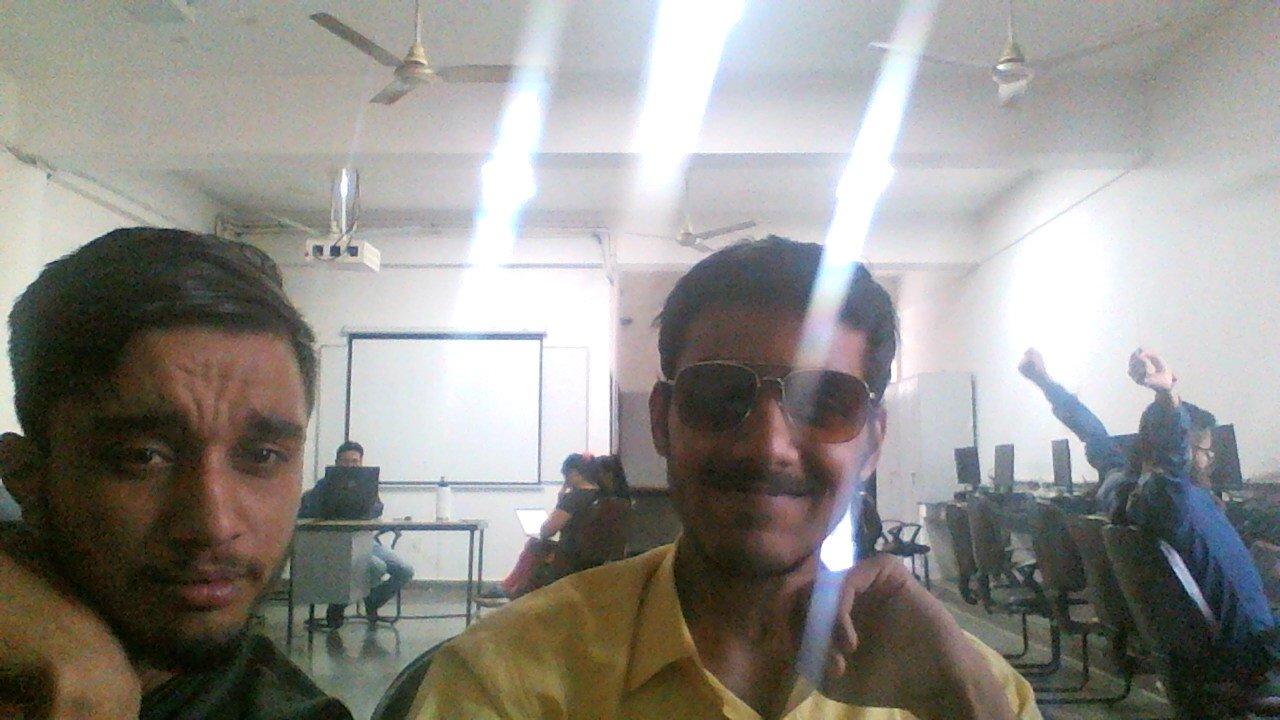
#> input picture photos/vy.jpg, 1280 x 720 px
$ python facedetection.py
#> lines starting #> are read from the running program, lines starting #| are printed output that depends on the picture
### rescale.py
import cv2 as cv

def rescale_Frames(frame,scale=0.45):
#> called with scale = 0.45
    width = int(frame.shape[1] * scale)
#> width = 576
    height = int(frame.shape[0] * scale)
#> height = 324
    dimensions = (width ,height)
#> dimensions = (576, 324)
    return cv.resize(frame,dimensions,interpolation=cv.INTER_AREA)

### facedetection.py
import cv2 as cv
import rescale
img = rescale.rescale_Frames(cv.imread("photos/vy.jpg"))
# cv.imshow(img)
gray = cv.cvtColor(img,cv.COLOR_BGR2GRAY)
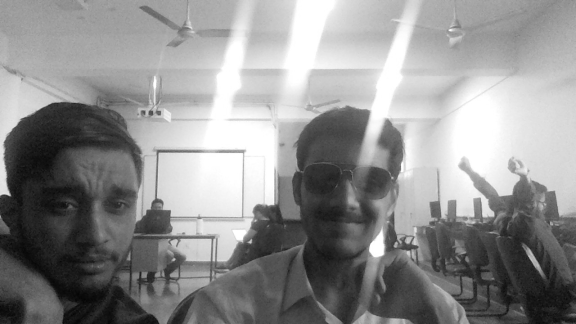
#> gray: shape (324, 576); min 4, max 255, mean 143.4
cv.imshow("without detection",img)

haar_cascade = cv.CascadeClassifier("xml/haar_face.xml")

faces_rect = haar_cascade.detectMultiScale(gray,scaleFactor=1.1,minNeighbors=3)
#> faces_rect = [[27, 154, 128, 128], [286, 135, 121, 121]]
print (len(faces_rect))
#| 2

for (x,y,w,h) in faces_rect:
    cv.rectangle(img,(x,y),(x+w,y+h),(0,255,0),thickness=2)
#> this loop made 2 passes
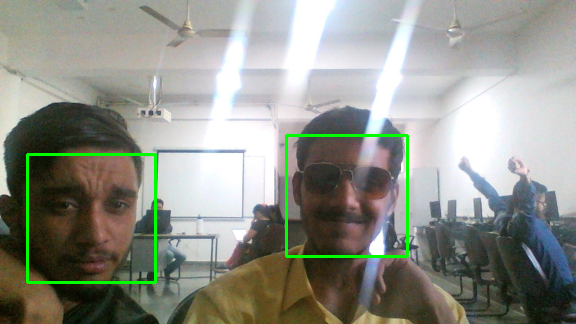
#> img: shape (324, 576, 3); mean of channels 0, 1, 2 137, 145.9, 143.4; drawn as B, G, R

cv.imshow("detected faces",img)
cv.waitKey(0)

$ run again, with photos/WIN_20230313_15_53_58_Pro.jpg copied over photos/vy.jpg
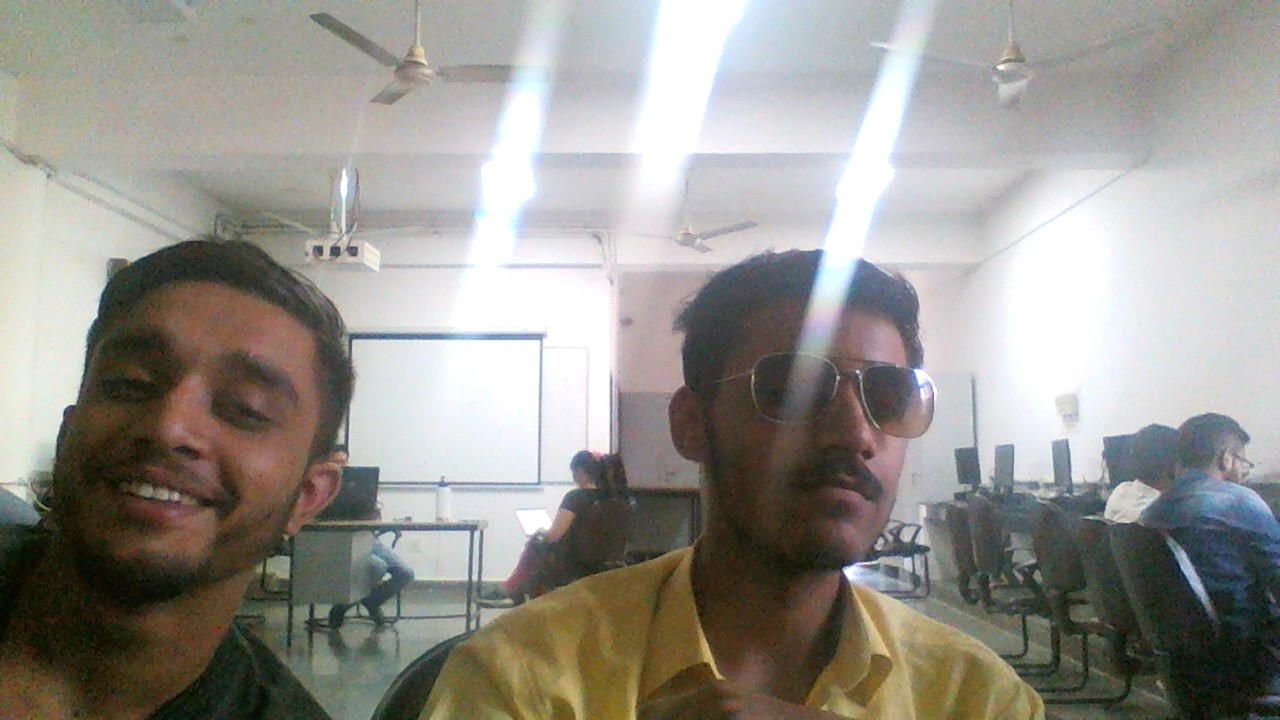
#> input picture photos/WIN_20230313_15_53_58_Pro.jpg, 1280 x 720 px
#> width = 576
#> dimensions = (576, 324)
#> `gray = cv.cvtColor(img,cv.COLOR_BGR2GRAY)`:
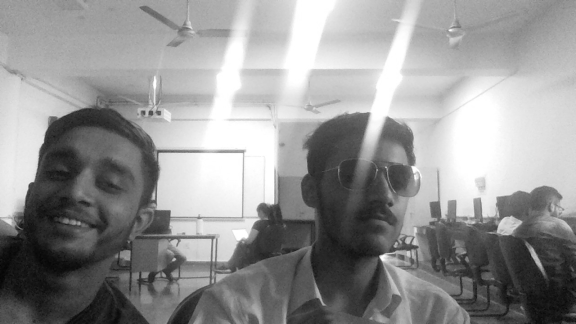
#> gray: shape (324, 576); min 4, max 255, mean 147.9
#> faces_rect = [[133, 93, 162, 162]]
#| 1
#> the loop `for (x,y,w,h) in faces_rect:` made 1 pass
#> after the loop `for (x,y,w,h) in faces_rect:`:
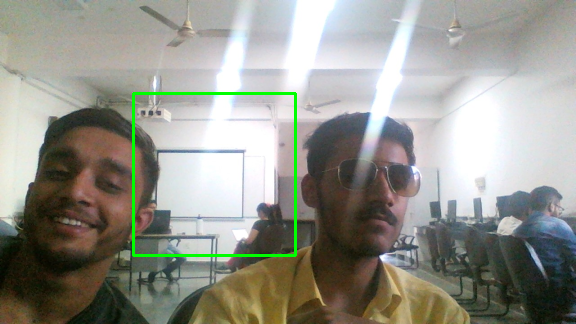
#> img: shape (324, 576, 3); mean of channels 0, 1, 2 140.3, 149.1, 148.7; drawn as B, G, R

$ run again, with photos/WIN_20230313_15_54_02_Pro.jpg copied over photos/vy.jpg
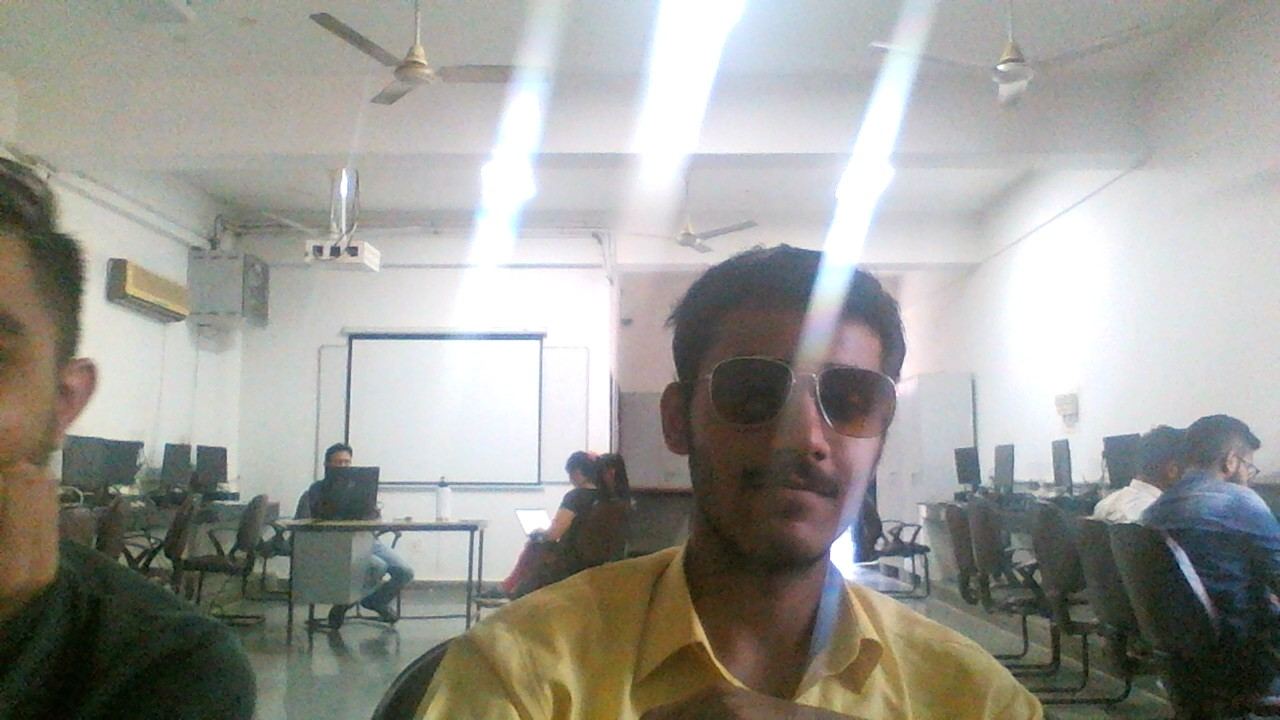
#> input picture photos/WIN_20230313_15_54_02_Pro.jpg, 1280 x 720 px
#> width = 576
#> dimensions = (576, 324)
#> `gray = cv.cvtColor(img,cv.COLOR_BGR2GRAY)`:
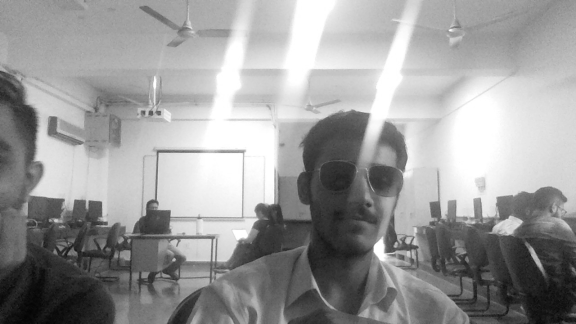
#> gray: shape (324, 576); min 4, max 255, mean 154.4
#> faces_rect = [[295, 131, 126, 126]]
#| 1
#> the loop `for (x,y,w,h) in faces_rect:` made 1 pass
#> after the loop `for (x,y,w,h) in faces_rect:`:
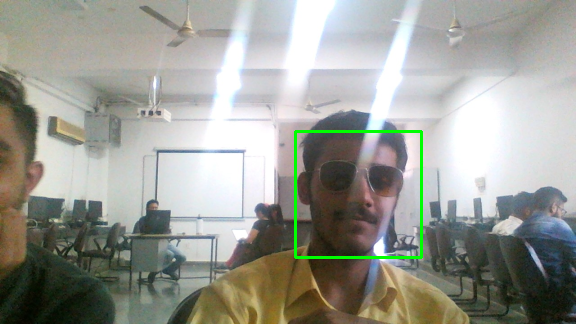
#> img: shape (324, 576, 3); mean of channels 0, 1, 2 148.1, 155.8, 154.3; drawn as B, G, R
